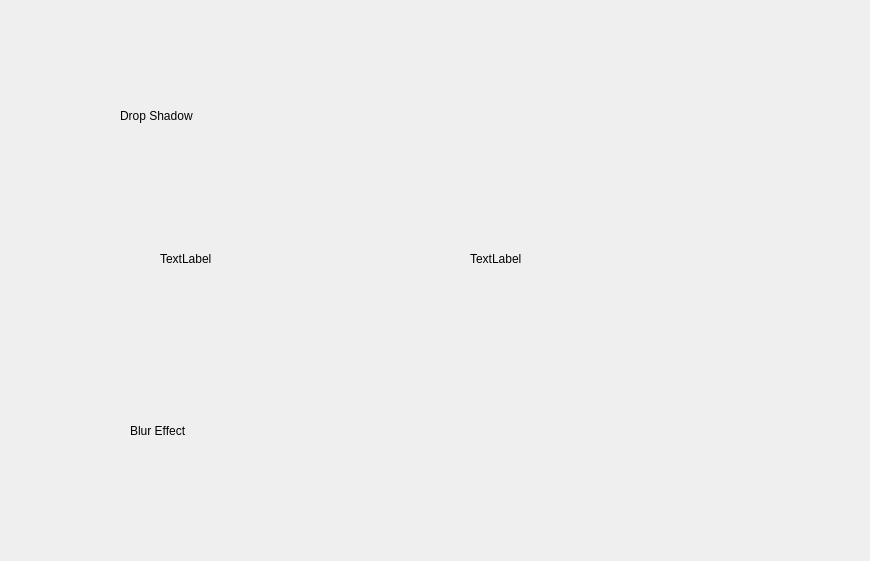
<?xml version="1.0" encoding="UTF-8"?>
<ui version="4.0">
 <class>MainWindow</class>
 <widget class="QMainWindow" name="MainWindow">
  <property name="geometry">
   <rect>
    <x>0</x>
    <y>0</y>
    <width>870</width>
    <height>561</height>
   </rect>
  </property>
  <property name="windowTitle">
   <string>MainWindow</string>
  </property>
  <widget class="QWidget" name="centralWidget">
   <widget class="QLabel" name="label">
    <property name="geometry">
     <rect>
      <x>120</x>
      <y>70</y>
      <width>261</width>
      <height>91</height>
     </rect>
    </property>
    <property name="styleSheet">
     <string notr="true">font: 26pt &quot;MS Shell Dlg 2&quot;</string>
    </property>
    <property name="text">
     <string>Drop Shadow</string>
    </property>
   </widget>
   <widget class="QLabel" name="label_2">
    <property name="geometry">
     <rect>
      <x>160</x>
      <y>250</y>
      <width>77</width>
      <height>17</height>
     </rect>
    </property>
    <property name="text">
     <string>TextLabel</string>
    </property>
   </widget>
   <widget class="QLabel" name="label_3">
    <property name="geometry">
     <rect>
      <x>130</x>
      <y>400</y>
      <width>241</width>
      <height>61</height>
     </rect>
    </property>
    <property name="styleSheet">
     <string notr="true">font: 26pt &quot;MS Shell Dlg 2&quot;</string>
    </property>
    <property name="text">
     <string>Blur Effect</string>
    </property>
   </widget>
   <widget class="QLabel" name="label_4">
    <property name="geometry">
     <rect>
      <x>470</x>
      <y>250</y>
      <width>77</width>
      <height>17</height>
     </rect>
    </property>
    <property name="text">
     <string>TextLabel</string>
    </property>
   </widget>
  </widget>
 </widget>
 <layoutdefault spacing="6" margin="11"/>
 <resources/>
 <connections/>
</ui>
